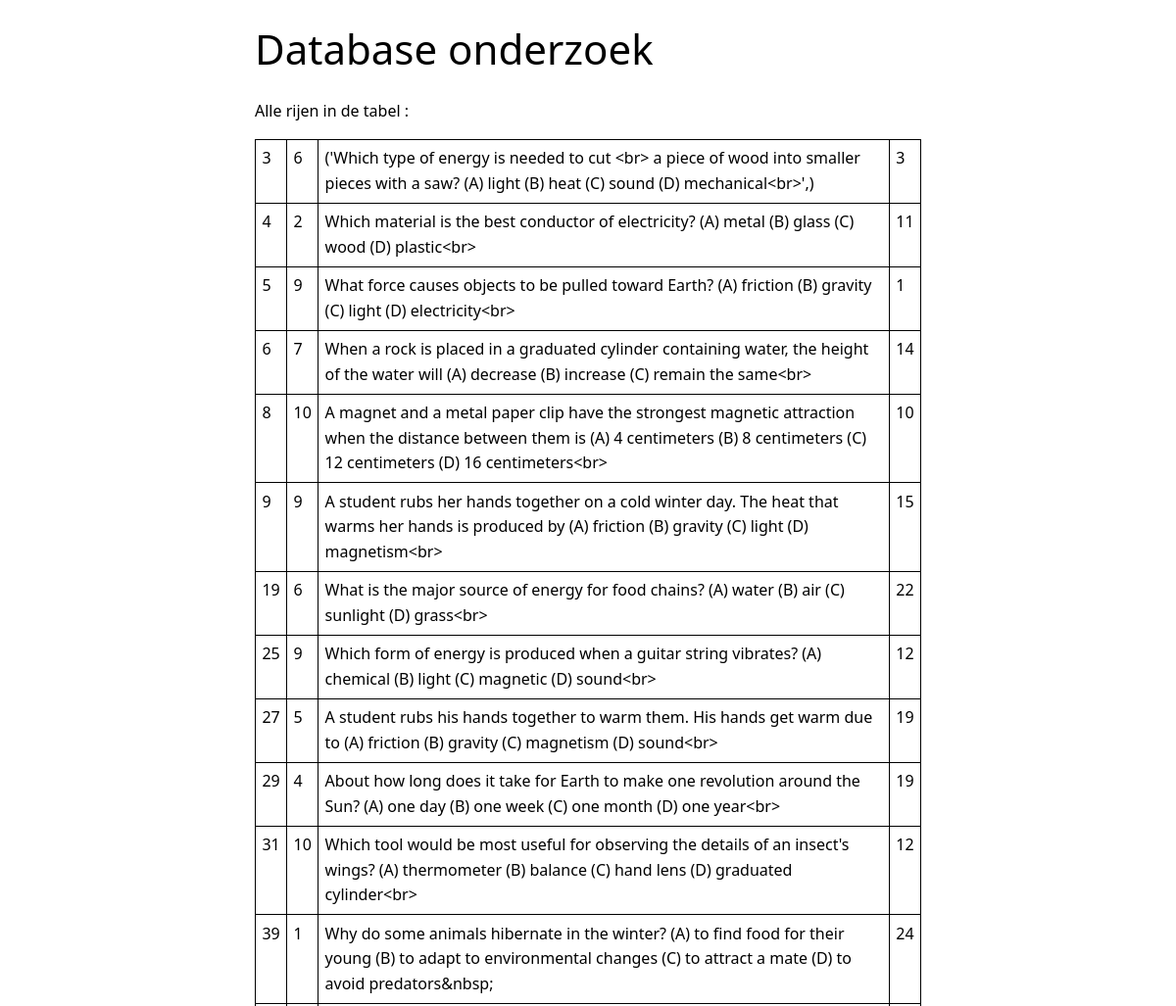
Before: /editor/htmlcleaner (upper part) with the older database file.
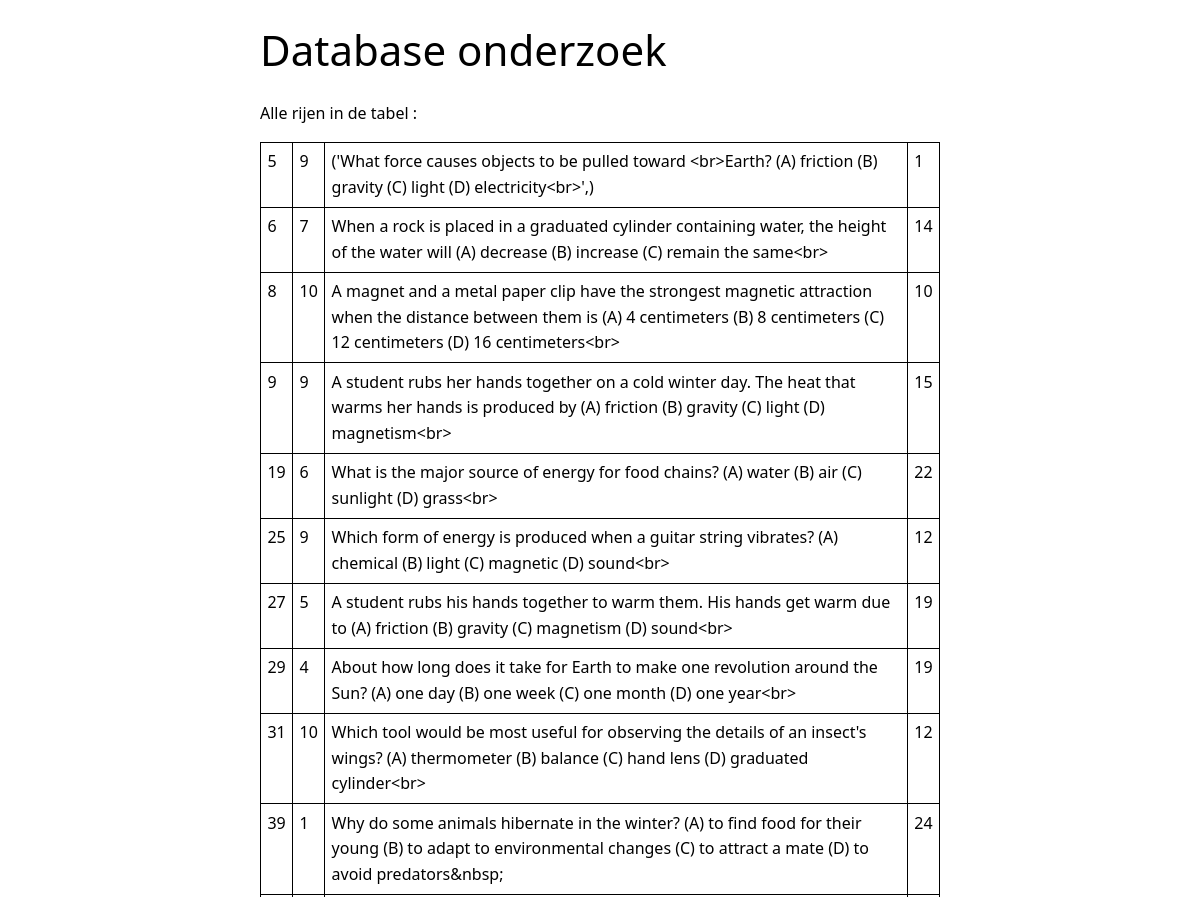
After: the same page with the newer database file.
### tables this page shows
CREATE TABLE `vragen` (
  `id` integer NOT NULL
,  `leerdoel` integer DEFAULT NULL
,  `vraag` text NOT NULL
,  `auteur` integer DEFAULT NULL
);

### main.py (the view)
@app.route("/editor/htmlcleaner/")
def htmleditor():
    con = sqlite3.connect(DATABASE)
    con.row_factory = sqlite3.Row
    cur = con.cursor()
    cur.execute("SELECT * FROM vragen WHERE vraag LIKE '%<br>%' OR vraag LIKE '%&nbsp;%'")
    rows = cur.fetchall()
    return render_template("HTMLupdate.html",rows = rows)

### main.py (called while the page is built)
@app.teardown_appcontext
def close_connection(exception):
    db = getattr(g, '_database', None)
    if db is not None:
        db.close()

@app.before_request
def before_request():
    g.user = None
    if 'user_id' in session:
        user = [x for x in users if x.id == session['user_id']][0]
        g.user = user

@app.route("/editor/htmlcleaner")
def htmlviewer():
    con = sqlite3.connect(DATABASE)
    con.row_factory = sqlite3.Row
    cur = con.cursor()
    cur.execute("SELECT * FROM vragen WHERE vraag LIKE '%<br>%' OR vraag LIKE '%&nbsp;%'")
    rows = cur.fetchall()
    return render_template("table_details.html",rows = rows)

### templates/table_details.html (shortened to what this page needs)
<!DOCTYPE html>
<html lang="en">
<head>
    <link rel="stylesheet" href="/static/basic.css" type="text/css">
</head>
<body>
<main>
    <h1>Database onderzoek</h1>
    <p>Alle rijen in de tabel <b>{{ table_name }}</b>:</p>
    <table>
        <tbody>
        {% for row in rows %}
        <tr>
            {% for field in row %}
            <td>{{ field }}</td>
            {% endfor %}
        </tr>
        {% endfor %}
        </tbody>
    </table>
</main>
</body>
</html>

Changed rows visible on the page:
no longer on this page (row edited): vragen: row "3" "6" "3", vraag "('Which type of energy is needed to cut <br> a piece of wood into smaller pieces with a saw? (A) light (B) heat (C) sound (D) mechanical<br>',)"
no longer on this page (row edited): vragen: row "4" "2" "11", vraag "Which material is the best conductor of electricity? (A) metal (B) glass (C) wood (D) plastic<br>"
changed vragen: vraag "What force causes objects to be pulled toward Earth? (A) friction (B) gravity (C) light (D) electricity<br>" → "('What force causes objects to be pulled toward <br>Earth? (A) friction (B) gravity (C) light (D) electricity<br>',)"
